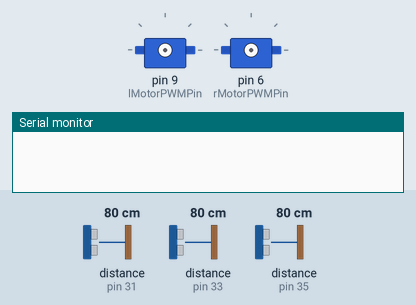
The sketch below on a simulated Arduino Mega 2560, built with avr-gcc and run on an emulated ATmega2560. Shown: 2 × servo, the last lines printed to the serial monitor. The inputs (shaded band) are chosen by the test bench; at power-on: distance to the obstacle (sensors on pin 35, pin 33, pin 31) 80 cm. The echo pulse lasts 58.3 µs per cm.

Above: at 0.1 s.
At 2.2 s:
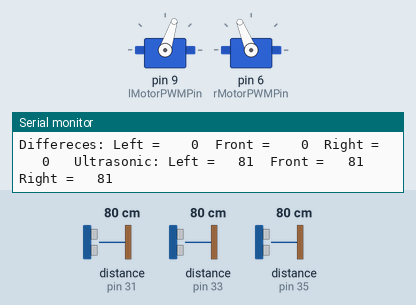
2.3 s: distance to the obstacle (sensor on pin 35) set to 2 cm
At 3.6 s:
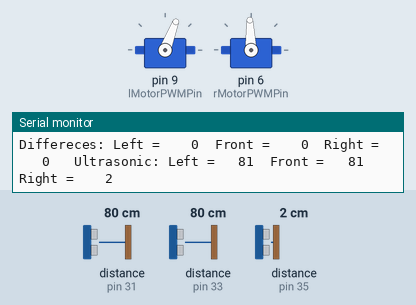
5.2 s: distance to the obstacle (sensor on pin 33) set to 69 cm
7.4 s: distance to the obstacle (sensor on pin 33) set to 58 cm
8.9 s: distance to the obstacle (sensor on pin 31) set to 11 cm
10.6 s: distance to the obstacle (sensor on pin 31) set to 8 cm
13.2 s: distance to the obstacle (sensor on pin 33) set to 47 cm
15.4 s: distance to the obstacle (sensor on pin 33) set to 38 cm
Timing chart, 0 to 17.9 s (numbered marks = the images above; inputs shaded):
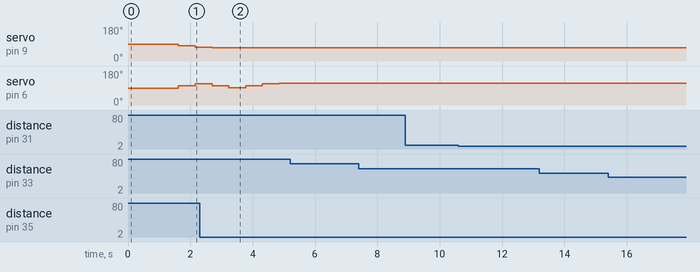

The sketch:

Stage3Test.ino
```cpp
#include <NewPing.h>
#include <Servo.h>

/*
 * Ultrasonic Definitions
 */
#define MAX_DISTANCE 275 // Maximum distance (in cm) to ping. width 7.5 x length 8.5 ft = 230x260
#define FRONT_TRIGGER_PIN 30
#define FRONT_ECHO_PIN 31
#define LEFT_TRIGGER_PIN 32
#define LEFT_ECHO_PIN 33
#define RIGHT_TRIGGER_PIN 34
#define RIGHT_ECHO_PIN 35

#define NUM_US_SAMPLE 7
#define CM_WALL_TO_RAMP 34
#define CM_POLE_TO_WALL 19
#define DETECT_TOLERANCE 3

/*
 * Ultrasonic Variables
 */
int leftDis_old, frontDis_old, rightDis_old;
int leftDis, frontDis, rightDis;
NewPing frontUS(FRONT_TRIGGER_PIN, FRONT_ECHO_PIN, MAX_DISTANCE);
NewPing leftUS(LEFT_TRIGGER_PIN, LEFT_ECHO_PIN, MAX_DISTANCE);
NewPing rightUS(RIGHT_TRIGGER_PIN, RIGHT_ECHO_PIN, MAX_DISTANCE);


/*
 * Servo State Defintions
 */
#define lMotorPWMPin 9
#define rMotorPWMPin 6
#define lMotorDeadPos 92 // 180 reverse max
#define rMotorDeadPos 92 // 180 forward max

/*
 * Servo State Variables
 */
Servo lMotor;

Servo rMotor;

int currentLMotorSpeed = lMotorDeadPos;
int currentRMotorSpeed = rMotorDeadPos;
int targetLMotorSpeed;
int targetRMotorSpeed;

bool trackYaw = false;
float targetYaw;
float targetYawMargin = 1.00f;

float goodrspeed = 25;
float goodlspeed = 25;


/*
 *
 * Dummy IMU Stuff
 */
float yaw;

void setup() {
  Serial.begin(115200);

  //detecting twice to fill old values set
  getUSDis();
  getUSDis();

  // Initialize Motors
  lMotor.attach(lMotorPWMPin);
  rMotor.attach(rMotorPWMPin);
  stopBothMotors();
  setRightMotorSpeed(10.0);
  setLeftMotorSpeed(10.0);
  setRightMotorSpeed(goodrspeed);
  setLeftMotorSpeed(goodlspeed);
}

long start = 0;
bool turning = false;
long diffturn = 750;

void loop() {
  getUSDis();
  printAllUSDiff();
  printAllUSValues();

  //assuming ramp is on left side
  int leftDiff= leftDis - leftDis_old;
  if(leftDiff > -1*(CM_WALL_TO_RAMP+DETECT_TOLERANCE) && leftDiff < -1*(CM_WALL_TO_RAMP-DETECT_TOLERANCE)&& leftDis!= 0 ){
    Serial.println("ramp on left");
  }

  if(leftDiff + CM_POLE_TO_WALL < DETECT_TOLERANCE && leftDis!= 0 ){
    setLeftMotorSpeed(0);
    start = millis();
    turning = true;
    Serial.println("pole on left");
    Serial.println(leftDiff);
    Serial.println(-1*(CM_POLE_TO_WALL-DETECT_TOLERANCE));
  }

  if((rightDis - rightDis_old) <= (-1*(CM_POLE_TO_WALL-DETECT_TOLERANCE)) && rightDis != 0){
    setRightMotorSpeed(0);
    start = millis();
    turning = true;
    Serial.println("pole on right");
    Serial.println((rightDis - rightDis_old));
    Serial.println(-1*(CM_POLE_TO_WALL-DETECT_TOLERANCE));
  }

  if (turning & abs(millis() - start) > diffturn){
    setRightMotorSpeed(goodrspeed);
    setLeftMotorSpeed(goodlspeed);
    turning = false;
  }

  updateMotorState();
  // Other code that *DOESN'T* analyze ping results can go here.
}

void getUSDis(){
  leftDis_old = leftDis;
  rightDis_old = rightDis;
  frontDis_old = frontDis;
  leftDis = leftUS.convert_cm(leftUS.ping_median(NUM_US_SAMPLE));
  rightDis = rightUS.convert_cm(rightUS.ping_median(NUM_US_SAMPLE));
  frontDis = frontUS.convert_cm(frontUS.ping_median(NUM_US_SAMPLE));
}

void printUSValue(int value){
  if(value >= 0){Serial.print(" ");}
  if(abs(value) < 10){Serial.print(" ");}
  if(abs(value) < 100){Serial.print(" ");}
  Serial.print(value);
}

void printAllUSValues(){
  Serial.print("Ultrasonic: Left = ");
  printUSValue(leftDis);
  Serial.print("  Front = ");
  printUSValue(frontDis);
  Serial.print("  Right = ");
  printUSValue(rightDis);
  Serial.println();
}

void printAllUSDiff(){
  Serial.print("Differeces: Left = ");
  printUSValue(leftDis - leftDis_old);
  Serial.print("  Front = ");
  printUSValue(frontDis - frontDis_old);
  Serial.print("  Right = ");
  printUSValue(rightDis - rightDis_old);
  Serial.print("   ");
}

void updateMotorState() {
  int rampStep = 10;

  if (targetLMotorSpeed != currentLMotorSpeed) {
    if (targetLMotorSpeed > currentLMotorSpeed) {
      if (targetLMotorSpeed >= currentLMotorSpeed + rampStep) {
        currentLMotorSpeed += rampStep;
      } else {
        currentLMotorSpeed = targetLMotorSpeed;
      }
    } else {
      if (targetLMotorSpeed <= currentLMotorSpeed - rampStep) {
        currentLMotorSpeed -= rampStep;
      } else {
        currentLMotorSpeed = targetLMotorSpeed;
      }
    }

    lMotor.write(currentLMotorSpeed);
  }

  if (targetRMotorSpeed != currentRMotorSpeed) {
    if (targetRMotorSpeed > currentRMotorSpeed) {
      if (targetRMotorSpeed >= currentRMotorSpeed + rampStep) {
        currentRMotorSpeed += rampStep;
      } else {
        currentRMotorSpeed = targetRMotorSpeed;
      }
    } else {
      if (targetRMotorSpeed <= currentRMotorSpeed - rampStep) {
        currentRMotorSpeed -= rampStep;
      } else {
        currentLMotorSpeed = targetLMotorSpeed;
      }
    }

    rMotor.write(currentRMotorSpeed);
  }

  if (trackYaw) {
    float rotationAngle = targetYaw - yaw;
    while (rotationAngle < -180.0f) {
      rotationAngle += 360.0f;
    }
    while (rotationAngle > 180.0f) {
      rotationAngle -= 360.0f;
    }

    if (fabs(rotationAngle) < targetYawMargin) {
      setLeftMotorSpeed(0.0f);
      setRightMotorSpeed(0.0f);
    }

    else if (rotationAngle < 0) {
    // if we need to rotate clockwise(right)

      if (targetLMotorSpeed > lMotorDeadPos - 10) {
        targetLMotorSpeed--;
      } else if (targetRMotorSpeed > rMotorDeadPos - 10) {
        targetRMotorSpeed--;
      }
    }

    // if we need to rotate counter-clockwise(left)
    else if (rotationAngle > 0) {

      if (targetRMotorSpeed < rMotorDeadPos + 10) {
        targetRMotorSpeed++;
      } else if (targetLMotorSpeed < lMotorDeadPos + 10) {
        targetLMotorSpeed++;
      }
    }

  }
}

void setLeftMotorSpeed(float speed) {
  if (speed >= 0) {
    targetLMotorSpeed = int(map(speed, 0.0f, 100.0f, lMotorDeadPos, 0));
  } else {
    targetLMotorSpeed = int(map(-1*speed, 0.0f, 100.0f, lMotorDeadPos, 180));
  }
}

void setRightMotorSpeed(float speed) {
  if (speed >= 0) {
    targetRMotorSpeed = int(map(speed, 0.0f, 100.0f, rMotorDeadPos, 180));
  } else {
    targetRMotorSpeed = int(map(-1*speed, 0.0f, 100.0f, rMotorDeadPos, 0));
  }
}

void stopBothMotors() {
  setLeftMotorSpeed(0.0f);
  setRightMotorSpeed(0.0f);
}
```
